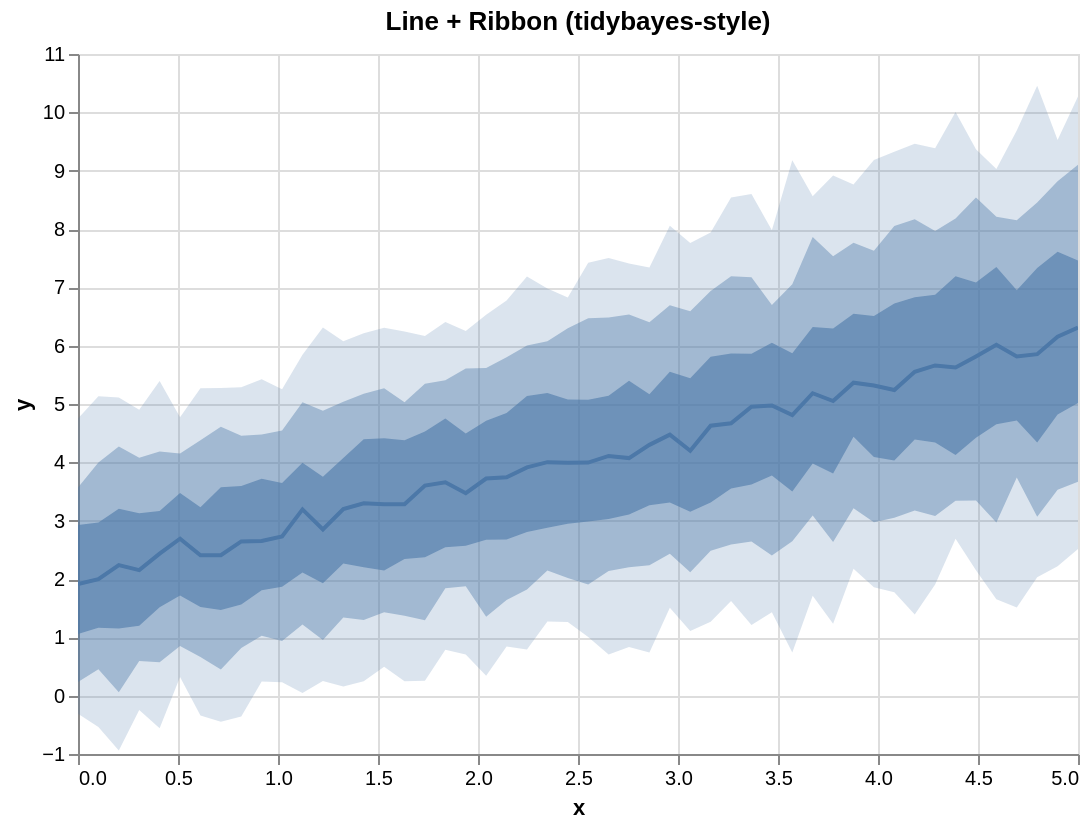

Express this chart as Vega-Lite.
### Vega-Lite specification from a JSON file in a GitHub repository (floating-point values rounded to 4 significant figures)
{"$schema": "https://vega.github.io/schema/vega-lite/v5.json", "config": {"axis": {"labelLimit": 0}, "header": {"labelLimit": 0}, "legend": {"labelLimit": 0}}, "data": {"values": [{"__median__": 4.073, "hi_0_5_": 5.398, "hi_0_8_": 6.535, "hi_0_95_": 7.407, "lo_0_5_": 3.107, "lo_0_8_": 2.203, "lo_0_95_": 0.8345, "x": 2.755}, {"__median__": 2.848, "hi_0_5_": 3.754, "hi_0_8_": 4.886, "hi_0_95_": 6.313, "lo_0_5_": 1.929, "lo_0_8_": 0.9536, "lo_0_95_": 0.2517, "x": 1.224}, {"__median__": 4.67, "hi_0_5_": 5.867, "hi_0_8_": 7.189, "hi_0_95_": 8.54, "lo_0_5_": 3.552, "lo_0_8_": 2.592, "lo_0_95_": 1.622, "x": 3.265}, {"__median__": 5.051, "hi_0_5_": 6.294, "hi_0_8_": 7.531, "hi_0_95_": 8.918, "lo_0_5_": 3.808, "lo_0_8_": 2.632, "lo_0_95_": 1.232, "x": 3.776}, {"__median__": 5.816, "hi_0_5_": 7.082, "hi_0_8_": 8.541, "hi_0_95_": 9.367, "lo_0_5_": 4.422, "lo_0_8_": 3.346, "lo_0_95_": 2.152, "x": 4.49}, {"__median__": 1.997, "hi_0_5_": 2.97, "hi_0_8_": 3.998, "hi_0_95_": 5.134, "lo_0_5_": 1.164, "lo_0_8_": 0.453, "lo_0_95_": -0.5367, "x": 0.102}, {"__median__": 5.24, "hi_0_5_": 6.722, "hi_0_8_": 8.05, "hi_0_95_": 9.324, "lo_0_5_": 4.031, "lo_0_8_": 3.051, "lo_0_95_": 1.772, "x": 4.082}, {"__median__": 2.153, "hi_0_5_": 3.127, "hi_0_8_": 4.08, "hi_0_95_": 4.901, "lo_0_5_": 1.197, "lo_0_8_": 0.5953, "lo_0_95_": -0.2476, "x": 0.3061}, {"__median__": 5.854, "hi_0_5_": 7.333, "hi_0_8_": 8.456, "hi_0_95_": 10.45, "lo_0_5_": 4.341, "lo_0_8_": 3.068, "lo_0_95_": 2.03, "x": 4.796}, {"__median__": 4.003, "hi_0_5_": 5.188, "hi_0_8_": 6.074, "hi_0_95_": 6.982, "lo_0_5_": 2.876, "lo_0_8_": 2.144, "lo_0_95_": 1.272, "x": 2.347}, {"__median__": 2.238, "hi_0_5_": 3.203, "hi_0_8_": 4.27, "hi_0_95_": 5.11, "lo_0_5_": 1.151, "lo_0_8_": 0.05884, "lo_0_95_": -0.9408, "x": 0.2041}, {"__median__": 4.629, "hi_0_5_": 5.808, "hi_0_8_": 6.938, "hi_0_95_": 7.941, "lo_0_5_": 3.312, "lo_0_8_": 2.483, "lo_0_95_": 1.268, "x": 3.163}, {"__median__": 5.552, "hi_0_5_": 6.829, "hi_0_8_": 8.169, "hi_0_95_": 9.462, "lo_0_5_": 4.391, "lo_0_8_": 3.173, "lo_0_95_": 1.391, "x": 4.184}, {"__median__": 3.914, "hi_0_5_": 5.137, "hi_0_8_": 6.005, "hi_0_95_": 7.187, "lo_0_5_": 2.806, "lo_0_8_": 1.819, "lo_0_95_": 0.7923, "x": 2.245}, {"__median__": 3.995, "hi_0_5_": 5.073, "hi_0_8_": 6.468, "hi_0_95_": 7.422, "lo_0_5_": 2.988, "lo_0_8_": 1.906, "lo_0_95_": 1.007, "x": 2.551}, {"__median__": 2.731, "hi_0_5_": 3.647, "hi_0_8_": 4.547, "hi_0_95_": 5.254, "lo_0_5_": 1.865, "lo_0_8_": 0.9367, "lo_0_95_": 0.2291, "x": 1.02}, {"__median__": 4.81, "hi_0_5_": 5.869, "hi_0_8_": 7.054, "hi_0_95_": 9.18, "lo_0_5_": 3.499, "lo_0_8_": 2.649, "lo_0_95_": 0.7394, "x": 3.571}, {"__median__": 5.318, "hi_0_5_": 6.51, "hi_0_8_": 7.625, "hi_0_95_": 9.183, "lo_0_5_": 4.09, "lo_0_8_": 2.975, "lo_0_95_": 1.859, "x": 3.98}, {"__median__": 2.407, "hi_0_5_": 3.571, "hi_0_8_": 4.612, "hi_0_95_": 5.273, "lo_0_5_": 1.467, "lo_0_8_": 0.4472, "lo_0_95_": -0.4468, "x": 0.7143}, {"__median__": 5.661, "hi_0_5_": 6.871, "hi_0_8_": 7.964, "hi_0_95_": 9.384, "lo_0_5_": 4.342, "lo_0_8_": 3.08, "lo_0_95_": 1.908, "x": 4.286}, {"__median__": 2.644, "hi_0_5_": 3.594, "hi_0_8_": 4.454, "hi_0_95_": 5.288, "lo_0_5_": 1.565, "lo_0_8_": 0.8174, "lo_0_95_": -0.3575, "x": 0.8163}, {"__median__": 4.109, "hi_0_5_": 5.143, "hi_0_8_": 6.482, "hi_0_95_": 7.502, "lo_0_5_": 3.028, "lo_0_8_": 2.138, "lo_0_95_": 0.7072, "x": 2.653}, {"__median__": 6.153, "hi_0_5_": 7.609, "hi_0_8_": 8.817, "hi_0_95_": 9.526, "lo_0_5_": 4.818, "lo_0_8_": 3.532, "lo_0_95_": 2.217, "x": 4.898}, {"__median__": 4.3, "hi_0_5_": 5.166, "hi_0_8_": 6.402, "hi_0_95_": 7.342, "lo_0_5_": 3.265, "lo_0_8_": 2.236, "lo_0_95_": 0.7407, "x": 2.857}, {"__median__": 3.659, "hi_0_5_": 4.754, "hi_0_8_": 5.407, "hi_0_95_": 6.408, "lo_0_5_": 2.546, "lo_0_8_": 1.841, "lo_0_95_": 0.7878, "x": 1.837}, {"__median__": 5.184, "hi_0_5_": 6.321, "hi_0_8_": 7.863, "hi_0_95_": 8.562, "lo_0_5_": 3.98, "lo_0_8_": 3.089, "lo_0_95_": 1.715, "x": 3.673}, {"__median__": 3.743, "hi_0_5_": 4.848, "hi_0_8_": 5.802, "hi_0_95_": 6.776, "lo_0_5_": 2.678, "lo_0_8_": 1.64, "lo_0_95_": 0.843, "x": 2.143}, {"__median__": 5.815, "hi_0_5_": 6.95, "hi_0_8_": 8.151, "hi_0_95_": 9.687, "lo_0_5_": 4.719, "lo_0_8_": 3.739, "lo_0_95_": 1.51, "x": 4.694}, {"__median__": 3.198, "hi_0_5_": 4.075, "hi_0_8_": 5.038, "hi_0_95_": 6.075, "lo_0_5_": 2.265, "lo_0_8_": 1.34, "lo_0_95_": 0.1581, "x": 1.327}, {"__median__": 2.69, "hi_0_5_": 3.476, "hi_0_8_": 4.15, "hi_0_95_": 4.771, "lo_0_5_": 1.716, "lo_0_8_": 0.8531, "lo_0_95_": 0.3202, "x": 0.5102}, {"__median__": 3.995, "hi_0_5_": 5.078, "hi_0_8_": 6.299, "hi_0_95_": 6.828, "lo_0_5_": 2.948, "lo_0_8_": 2.019, "lo_0_95_": 1.264, "x": 2.449}, {"__median__": 4.198, "hi_0_5_": 5.441, "hi_0_8_": 6.588, "hi_0_95_": 7.762, "lo_0_5_": 3.154, "lo_0_8_": 2.114, "lo_0_95_": 1.108, "x": 3.061}, {"__median__": 6.312, "hi_0_5_": 7.462, "hi_0_8_": 9.103, "hi_0_95_": 10.27, "lo_0_5_": 5.016, "lo_0_8_": 3.669, "lo_0_95_": 2.515, "x": 5.0}, {"__median__": 6.015, "hi_0_5_": 7.349, "hi_0_8_": 8.212, "hi_0_95_": 9.029, "lo_0_5_": 4.654, "lo_0_8_": 2.968, "lo_0_95_": 1.652, "x": 4.592}, {"__median__": 2.405, "hi_0_5_": 3.229, "hi_0_8_": 4.378, "hi_0_95_": 5.27, "lo_0_5_": 1.52, "lo_0_8_": 0.6609, "lo_0_95_": -0.3418, "x": 0.6122}, {"__median__": 3.472, "hi_0_5_": 4.496, "hi_0_8_": 5.608, "hi_0_95_": 6.25, "lo_0_5_": 2.569, "lo_0_8_": 1.874, "lo_0_95_": 0.7056, "x": 1.939}, {"__median__": 3.282, "hi_0_5_": 4.415, "hi_0_8_": 5.27, "hi_0_95_": 6.307, "lo_0_5_": 2.147, "lo_0_8_": 1.429, "lo_0_95_": 0.4974, "x": 1.531}, {"__median__": 5.366, "hi_0_5_": 6.545, "hi_0_8_": 7.764, "hi_0_95_": 8.761, "lo_0_5_": 4.437, "lo_0_8_": 3.214, "lo_0_95_": 2.177, "x": 3.878}, {"__median__": 3.722, "hi_0_5_": 4.714, "hi_0_8_": 5.619, "hi_0_95_": 6.529, "lo_0_5_": 2.673, "lo_0_8_": 1.353, "lo_0_95_": 0.3411, "x": 2.041}, {"__median__": 3.297, "hi_0_5_": 4.397, "hi_0_8_": 5.176, "hi_0_95_": 6.214, "lo_0_5_": 2.201, "lo_0_8_": 1.299, "lo_0_95_": 0.2458, "x": 1.429}, {"__median__": 2.436, "hi_0_5_": 3.168, "hi_0_8_": 4.185, "hi_0_95_": 5.392, "lo_0_5_": 1.516, "lo_0_8_": 0.5738, "lo_0_95_": -0.5593, "x": 0.4082}, {"__median__": 4.954, "hi_0_5_": 5.863, "hi_0_8_": 7.173, "hi_0_95_": 8.599, "lo_0_5_": 3.619, "lo_0_8_": 2.643, "lo_0_95_": 1.211, "x": 3.367}, {"__median__": 1.915, "hi_0_5_": 2.927, "hi_0_8_": 3.568, "hi_0_95_": 4.75, "lo_0_5_": 1.059, "lo_0_8_": 0.2323, "lo_0_95_": -0.3088, "x": 0.0}, {"__median__": 5.627, "hi_0_5_": 7.191, "hi_0_8_": 8.182, "hi_0_95_": 10.01, "lo_0_5_": 4.124, "lo_0_8_": 3.341, "lo_0_95_": 2.691, "x": 4.388}, {"__median__": 2.65, "hi_0_5_": 3.718, "hi_0_8_": 4.476, "hi_0_95_": 5.424, "lo_0_5_": 1.808, "lo_0_8_": 1.027, "lo_0_95_": 0.2446, "x": 0.9184}, {"__median__": 3.602, "hi_0_5_": 4.528, "hi_0_8_": 5.348, "hi_0_95_": 6.164, "lo_0_5_": 2.372, "lo_0_8_": 1.294, "lo_0_95_": 0.2552, "x": 1.735}, {"__median__": 4.476, "hi_0_5_": 5.552, "hi_0_8_": 6.693, "hi_0_95_": 8.057, "lo_0_5_": 3.309, "lo_0_8_": 2.434, "lo_0_95_": 1.505, "x": 2.959}, {"__median__": 3.281, "hi_0_5_": 4.378, "hi_0_8_": 5.032, "hi_0_95_": 6.242, "lo_0_5_": 2.344, "lo_0_8_": 1.369, "lo_0_95_": 0.2487, "x": 1.633}, {"__median__": 4.974, "hi_0_5_": 6.052, "hi_0_8_": 6.695, "hi_0_95_": 7.978, "lo_0_5_": 3.772, "lo_0_8_": 2.403, "lo_0_95_": 1.429, "x": 3.469}, {"__median__": 3.193, "hi_0_5_": 3.993, "hi_0_8_": 5.029, "hi_0_95_": 5.844, "lo_0_5_": 2.11, "lo_0_8_": 1.222, "lo_0_95_": 0.04666, "x": 1.122}]}, "height": 350, "layer": [{"_lr_layer": true, "encoding": {"tooltip": [{"field": "x", "title": "x", "type": "quantitative"}, {"field": "__median__", "title": "median", "type": "quantitative"}, {"field": "lo_0_95_", "title": "95% lo", "type": "quantitative"}, {"field": "hi_0_95_", "title": "95% hi", "type": "quantitative"}], "x": {"field": "x", "scale": {"zero": false}, "type": "quantitative"}, "y": {"field": "lo_0_95_", "scale": {"zero": false}, "title": "y", "type": "quantitative"}, "y2": {"field": "hi_0_95_"}}, "mark": {"line": false, "opacity": 0.2, "type": "area"}, "params": [{"bind": "scales", "name": "grid", "select": {"encodings": ["x", "y"], "type": "interval"}}]}, {"_lr_layer": true, "encoding": {"tooltip": [{"field": "x", "title": "x", "type": "quantitative"}, {"field": "__median__", "title": "median", "type": "quantitative"}, {"field": "lo_0_95_", "title": "95% lo", "type": "quantitative"}, {"field": "hi_0_95_", "title": "95% hi", "type": "quantitative"}], "x": {"field": "x", "scale": {"zero": false}, "type": "quantitative"}, "y": {"field": "lo_0_8_", "scale": {"zero": false}, "title": "y", "type": "quantitative"}, "y2": {"field": "hi_0_8_"}}, "mark": {"line": false, "opacity": 0.4, "type": "area"}}, {"_lr_layer": true, "encoding": {"tooltip": [{"field": "x", "title": "x", "type": "quantitative"}, {"field": "__median__", "title": "median", "type": "quantitative"}, {"field": "lo_0_95_", "title": "95% lo", "type": "quantitative"}, {"field": "hi_0_95_", "title": "95% hi", "type": "quantitative"}], "x": {"field": "x", "scale": {"zero": false}, "type": "quantitative"}, "y": {"field": "lo_0_5_", "scale": {"zero": false}, "title": "y", "type": "quantitative"}, "y2": {"field": "hi_0_5_"}}, "mark": {"line": false, "opacity": 0.6, "type": "area"}}, {"_lr_layer": true, "encoding": {"tooltip": [{"field": "x", "title": "x", "type": "quantitative"}, {"field": "__median__", "title": "median", "type": "quantitative"}, {"field": "lo_0_95_", "title": "95% lo", "type": "quantitative"}, {"field": "hi_0_95_", "title": "95% hi", "type": "quantitative"}], "x": {"field": "x", "scale": {"zero": false}, "type": "quantitative"}, "y": {"field": "__median__", "scale": {"zero": false}, "title": "y", "type": "quantitative"}}, "mark": {"strokeWidth": 2, "type": "line"}}], "title": "Line + Ribbon (tidybayes-style)", "width": 500}
